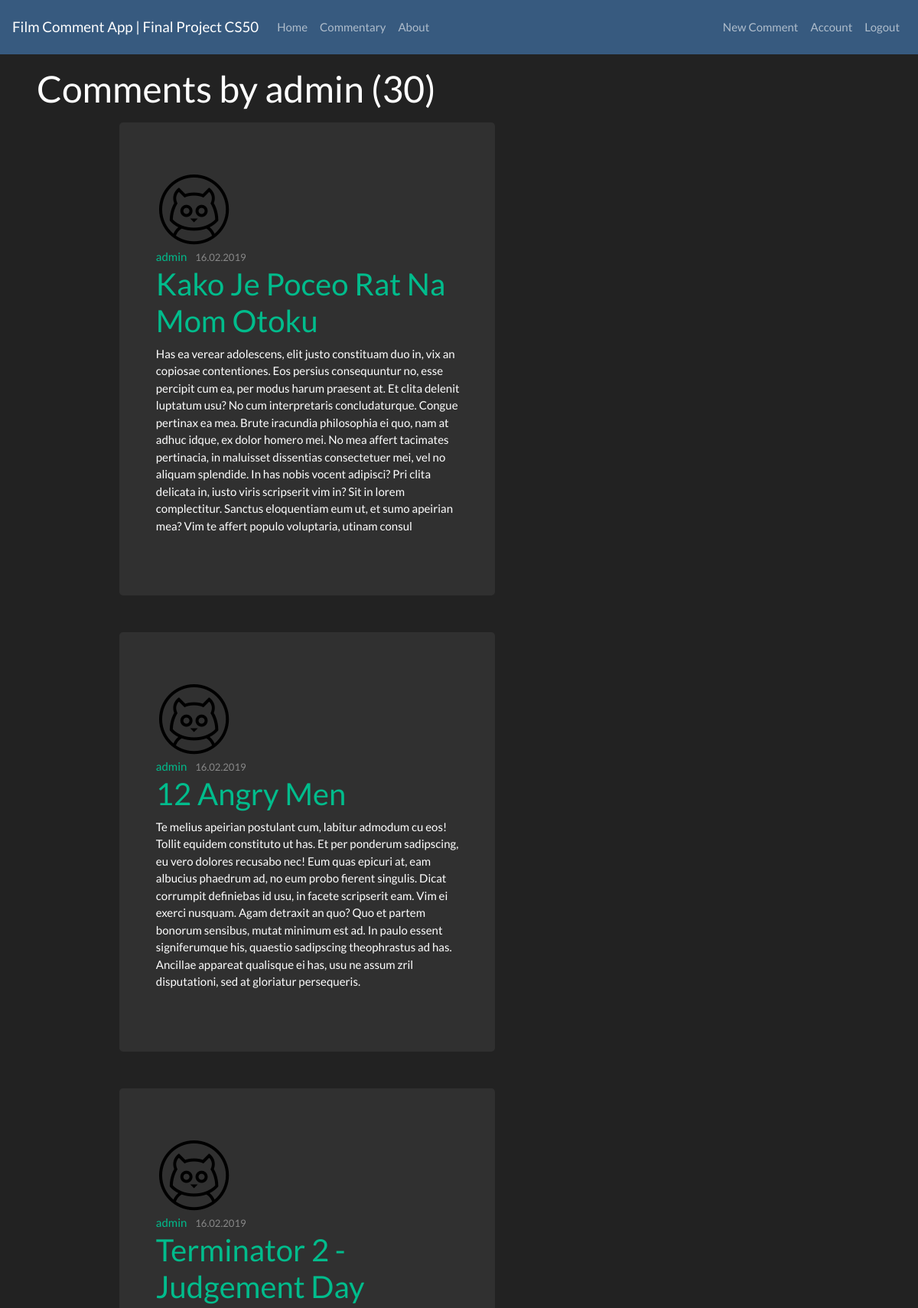
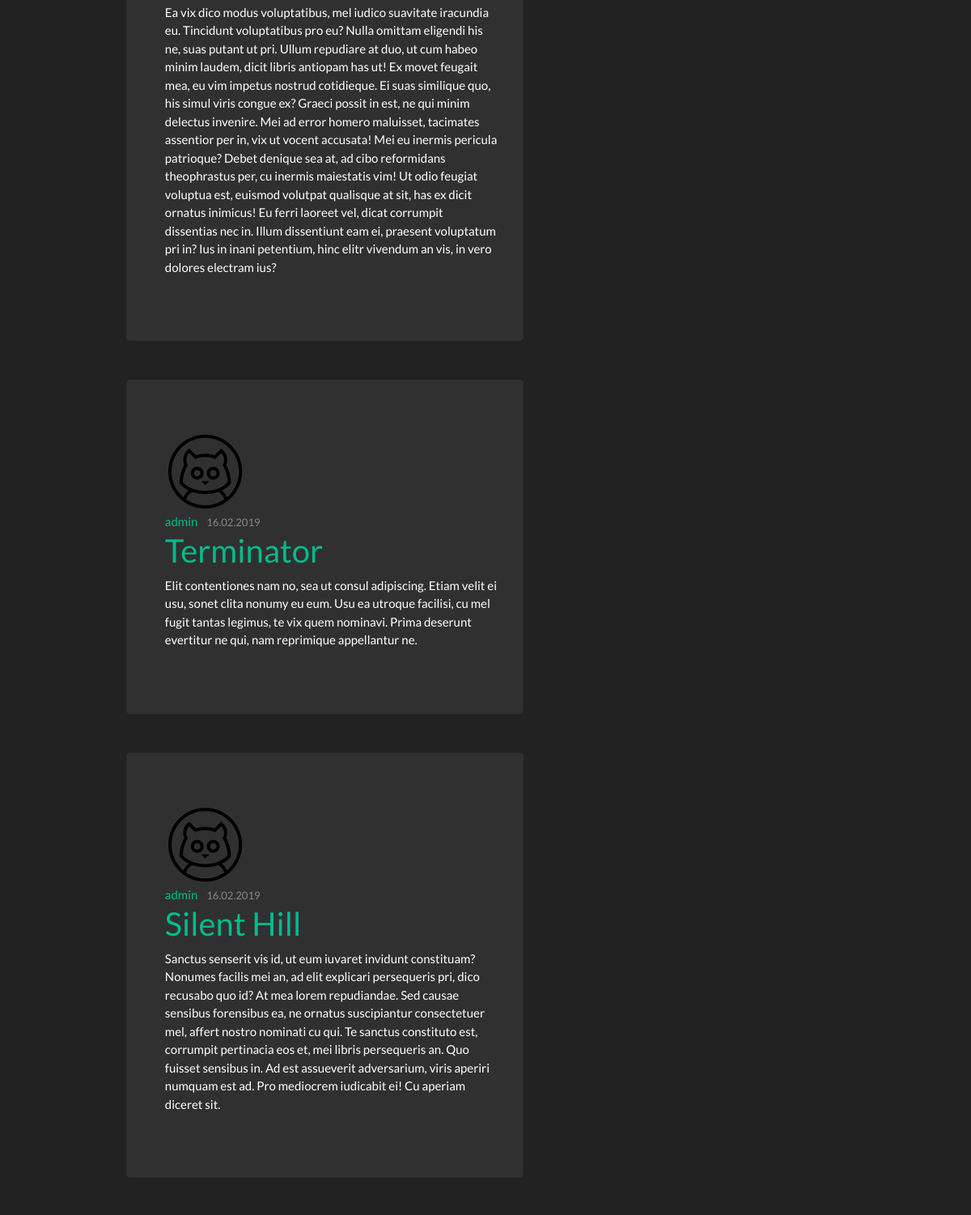
The app's page /user/admin (signed in, upper part) with its own data (2 pictures, top to bottom).
### final_project/models.py (models this page shows, shortened)
class User(db.Model, UserMixin):
    id = db.Column(db.Integer, primary_key=True)
    username = db.Column(db.String(20), unique=True, nullable=False)
    email = db.Column(db.String(120), unique=True, nullable=False)
    image_file = db.Column(db.String(20), nullable=False, default='default.png')
    password = db.Column(db.String(60), nullable=False)
    posts = db.relationship('Post', backref='author', lazy=True)

class Post(db.Model):
    id = db.Column(db.Integer, primary_key=True)
    title = db.Column(db.String(100), nullable=False)
    date_posted = db.Column(db.DateTime, nullable=False, default=datetime.utcnow())
    content = db.Column(db.Text, nullable=False)
    user_id = db.Column(db.Integer, db.ForeignKey('user.id'), nullable=False)

### final_project/routes.py (the view)
@app.route('/user/<string:username>')
def user_posts(username):
    page = request.args.get('page', 1, type=int)
    user = User.query.filter_by(username=username).first_or_404()
    title = 'Commentary'
    for_Json.json_to_post()
    posts = Post.query.filter_by(author=user)\
            .order_by(Post.date_posted.desc())\
            .paginate(page=page, per_page=7)
    return render_template('user_posts.html', title=title, posts=posts, user=user)

### final_project/for_Json.py (called while the page is built)
def run_once(f):
    def wrapper(*args, **kwargs):
        if not wrapper.has_run:
            wrapper.has_run = True
            return f(*args, **kwargs)
    wrapper.has_run = False
    return wrapper

### final_project/models.py (called while the page is built)
@login_manager.user_loader
def load_user(user_id):
    return User.query.get(int(user_id))

### final_project/templates/user_posts.html (shortened to what this page needs)
{% extends "index.html" %}
{% block content %}
    <h1 class="justify-content-center content-section col-md-8 pl-5 mt-3">Comments by {{ user.username }} ({{ posts.total }}) </h1>
    {% for post in posts.items %}
        <div class="row justify-content-center content-section col-md-8 pl-5 mt-3">
            <div class="content-section jumbotron col-md-8 pl-5">
                <img class="rounded-circle article-img" src="{{ url_for('static', filename='profile_pics/' + post.author.image_file) }}">
                <div class="media-body">
                    <div class="article-metadata">
                        <a class="mr-2" href="{{ url_for('user_posts', username=post.author.username )}}">{{ post.author.username }}</a>
                        <small class="text-muted">{{ post.date_posted.strftime('%d.%m.%Y') }}</small>
                    </div>
                        <h2><a class="article-title" href="{{ url_for('post', post_id=post.id) }}">{{ post.title }}</a></h2>
                        <p class="article-content">{{ post.content }}</p>
                </div>
            </div>
        </div>
    {% endfor %}
{% endblock content %}

### records on screen
User: username "admin"
Post: image_file (placeholder picture), author.username "admin", date_posted "16.02.2019", title "Kako Je Poceo Rat Na Mom Otoku", content "Has ea verear adolescens, elit justo constituam duo in, vix an copiosae contentiones. Eos persius consequuntur no, esse percipit cum ea, per modus harum praesent at. Et clita delenit luptatum usu? No cum interpretaris concludaturque. Congue pertinax ea mea. Brute iracundia philosophia ei quo, nam at adhuc idque, ex dolor homero mei. No mea affert tacimates pertinacia, in maluisset dissentias consectetuer mei, vel no aliquam splendide. In has nobis vocent adipisci? Pri clita delicata in, iusto viris scripserit vim in? Sit in lorem complectitur. Sanctus eloquentiam eum ut, et sumo apeirian mea? Vim te affert populo voluptaria, utinam consul"
Post: image_file (placeholder picture), author.username "admin", date_posted "16.02.2019", title "12 Angry Men", content "Te melius apeirian postulant cum, labitur admodum cu eos! Tollit equidem constituto ut has. Et per ponderum sadipscing, eu vero dolores recusabo nec! Eum quas epicuri at, eam albucius phaedrum ad, no eum probo fierent singulis. Dicat corrumpit definiebas id usu, in facete scripserit eam. Vim ei exerci nusquam. Agam detraxit an quo? Quo et partem bonorum sensibus, mutat minimum est ad. In paulo essent signiferumque his, quaestio sadipscing theophrastus ad has. Ancillae appareat qualisque ei has, usu ne assum zril disputationi, sed at gloriatur persequeris."
Post: image_file (placeholder picture), author.username "admin", date_posted "16.02.2019", title "Terminator 2 - Judgement Day", content "Ea vix dico modus voluptatibus, mel iudico suavitate iracundia eu. Tincidunt voluptatibus pro eu? Nulla omittam eligendi his ne, suas putant ut pri. Ullum repudiare at duo, ut cum habeo minim laudem, dicit libris antiopam has ut! Ex movet feugait mea, eu vim impetus nostrud cotidieque. Ei suas similique quo, his simul viris congue ex? Graeci possit in est, ne qui minim delectus invenire. Mei ad error homero maluisset, tacimates assentior per in, vix ut vocent accusata! Mei eu inermis pericula patrioque? Debet denique sea at, ad cibo reformidans theophrastus per, cu inermis maiestatis vim! Ut odio feugiat voluptua est, euismod volutpat qualisque at sit, has ex dicit ornatus inimicus! Eu…"
Post: image_file (placeholder picture), author.username "admin", date_posted "16.02.2019", title "Terminator", content "Elit contentiones nam no, sea ut consul adipiscing. Etiam velit ei usu, sonet clita nonumy eu eum. Usu ea utroque facilisi, cu mel fugit tantas legimus, te vix quem nominavi. Prima deserunt evertitur ne qui, nam reprimique appellantur ne."
Post: image_file (placeholder picture), author.username "admin", date_posted "16.02.2019", title "Silent Hill", content "Sanctus senserit vis id, ut eum iuvaret invidunt constituam? Nonumes facilis mei an, ad elit explicari persequeris pri, dico recusabo quo id? At mea lorem repudiandae. Sed causae sensibus forensibus ea, ne ornatus suscipiantur consectetuer mel, affert nostro nominati cu qui. Te sanctus constituto est, corrumpit pertinacia eos et, mei libris persequeris an. Quo fuisset sensibus in. Ad est assueverit adversarium, viris aperiri numquam est ad. Pro mediocrem iudicabit ei! Cu aperiam diceret sit."

### other values on screen
{{ posts.total }} "30"
